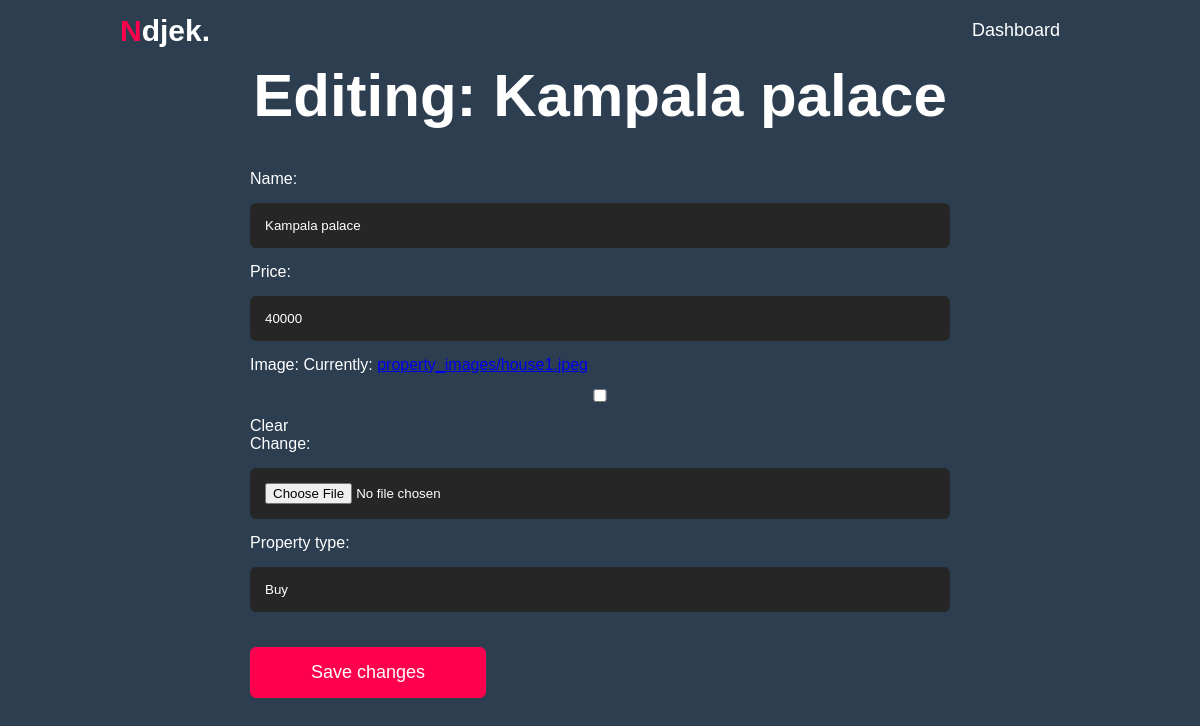
The app's page /edit_property/3/ with its own data.
### dream_houses/models.py (models this page shows)
class Property(models.Model):
    PROPERTY_TYPES = [
        ('Buy', 'Buy'),
        ('Rent', 'Rent'),
    ]
    name = models.CharField(max_length=200)
    price = models.IntegerField()
    image = models.ImageField(upload_to='property_images/', null=True, blank=True)
    owner = models.ForeignKey(User, on_delete=models.CASCADE)
    date_added = models.DateTimeField(auto_now_add=True)
    property_type = models.CharField(max_length=4, choices=PROPERTY_TYPES, default='Buy')
    def __str__(self):
        return self.name
    class Meta:
        verbose_name_plural = 'properties'

### dream_houses/views.py (the view)
# urls.py: path('edit_property/<int:property_id>/', views.edit_property, name = 'edit_property'),
def edit_property(request, property_id):
    property_instance = Property.objects.get(id=property_id)
    if request.method == 'POST':
        form = PropertyForm(request.POST, request.FILES, instance=property_instance)
        if form.is_valid():
            form.save()
            return redirect('dream_houses:dashboard')
    else:
        form = PropertyForm(instance=property_instance)
    context = {'property': property_instance, 'form': form}
    return render(request, 'dream_houses/edit_property.html', context)

### dream_houses/forms.py
class PropertyForm(forms.ModelForm):
    class Meta:
        model = Property
        fields = ['name', 'price','image', 'property_type']
        widgets = {
            'name': forms.TextInput(attrs={'class': 'Property'}),
            'price': forms.NumberInput(attrs={'class': 'Property'}),
            'property_type':forms.TextInput(attrs={'class':Property}),
        }
        enctype = "multipart/form-data"  # Make sure this line is present

### dream_houses/templates/dream_houses/edit_property.html (shortened to what this page needs)
{% load static %}
<!DOCTYPE html>
<html lang="en">
<head>
   <link rel="stylesheet" href="{% static 'css/styles.css' %}">
</head>
<body>
    <div id="header-edit">
        <div class="container" >
            <nav>
                <h1 class="logo"><span>N</span>djek.</h1>
                <ul id="sidemenu">
                    <li><a href="{% url 'dream_houses:dashboard' %}">Dashboard</a></li>
                </ul>
            </nav>
        </div>
    </div>
    <div class="container-new">
    	<h1 class="subtitle">
    	Editing:
    	 {{property.name}}
    </h1>
    </div>
        <div class="contact-right">
                   <form action="{% url 'dream_houses:edit_property' property.id %}" method="post" enctype="multipart/form-data">
	{{form.as_p}}
	<button name="submit" class="btn btn2">Save changes</button>
</form>
                </div>
</body>
</html>

### dream_houses/static/css/styles.css (style rules this page uses)
* { margin: 0; padding: 0; font-family: 'Poppins', sans-serif; box-sizing: border-box; }
html { scroll-behavior: smooth; }
body { background: #2C3E50; color: #fff; }
.container { padding: 10px 10%; }
nav { display: flex; align-items: center; justify-content: space-between; flex-wrap: wrap; }
.logo { width: 140px; font-size: 30px; }
.logo span { color: #ff004f; }
nav ul li { display: inline-block; list-style: none; margin: 10px 20px; }
nav ul li a { color: #fff; text-decoration: none; font-size: 18px; position: relative; }
nav ul li a::after { content: ''; width: 0; height: 3px; background: #ff004f; position: absolute; left: 0; bottom: -6px; transition: 0.5s; }
.container-new { display: flex; align-items: center; justify-content: center; padding-bottom: 40px; }
.subtitle { font-size: 60px; font-weight: 600; color: #fff; left: 50%; }
.btn { display: block; margin: 50px auto; width: fit-content; border: 1px solid #ff004f; padding: 14px 50px; border-radius: 6px; text-decoration: none; color: #fff; background: #ff004f; cursor: pointer; }
.contact-right { display: flex; align-items: center; justify-content: center; }
.btn.btn2 { display: inline-block; background: #ff004f; }
.contact-right form { width: 700px; }
form input, form textarea { width: 100%; border: 0; outline: none; background: #262626; padding: 15px; margin: 15px 0; color: #fff; border-radius: 6px; }
form .btn2 { padding: 14px 60px; font-size: 18px; margin-top: 20px; cursor: pointer; }

### records on screen
Property: name "Kampala palace", price "40000", property_type "Buy"
